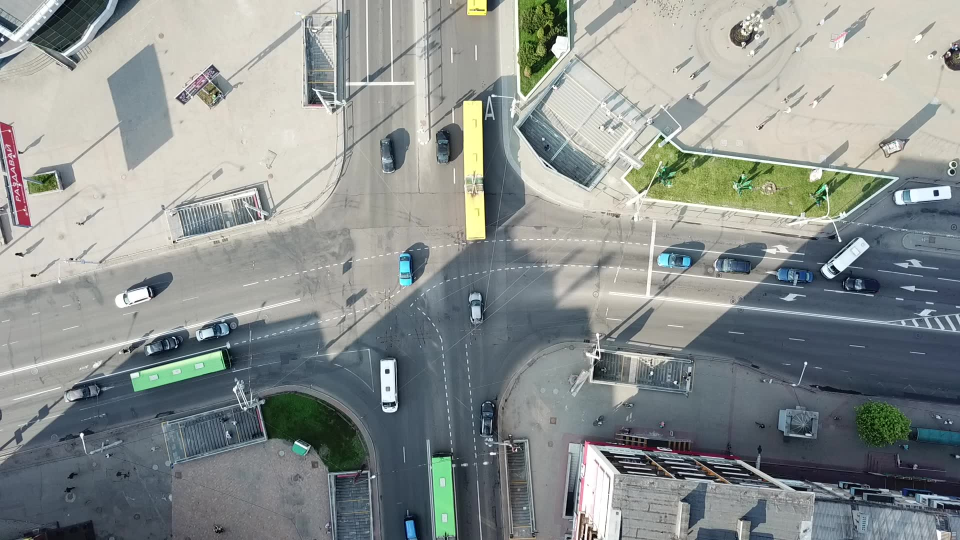
#> input picture verify_location/test/big_pic.jpg, 1920 x 1080 px (shown at 1/2 size)
$ python verify_location.py test/big_pic.jpg test/sub_car.jpg 1.0
#> lines starting #> are read from the running program, lines starting #| are printed output that depends on the picture; after the words box and inside, x2 and y2 are one past the last pixel; in counts of white or black regions, pixels touching at a corner belong together
import cv2
import numpy as np
import sys
from matplotlib import pyplot as plt
import functools


base_photo_path = sys.argv[1]
current_photo_path = sys.argv[2]
ratio = float(sys.argv[3])
debug = True if len(sys.argv) == 5 else False

img = cv2.imread(base_photo_path, 0)
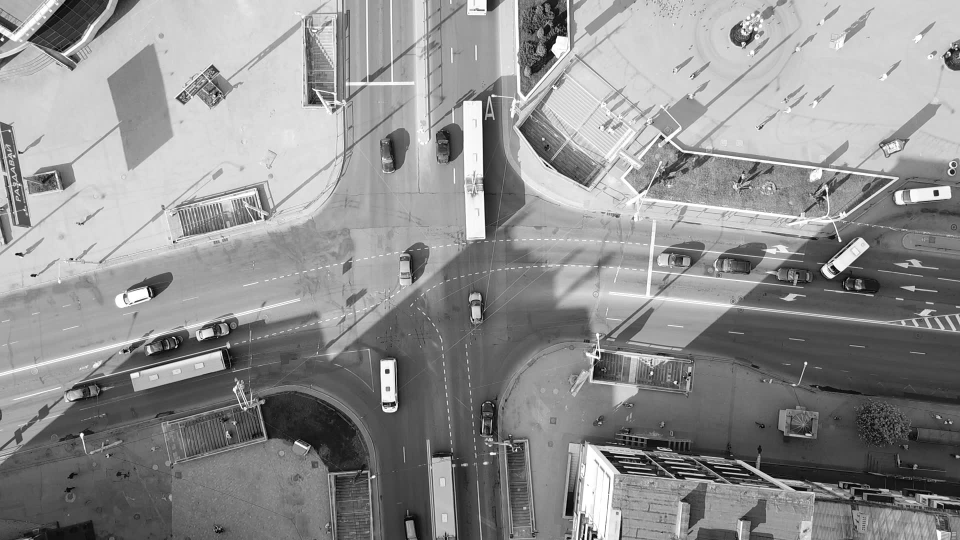
#> img: shape (1080, 1920) (shown at 1/2 size); min 0, max 255, mean 143.5
img2 = img.copy()
template = cv2.imread(current_photo_path, 0)
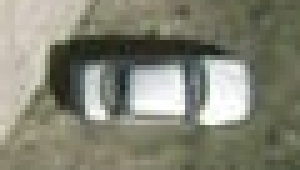
#> input picture verify_location/test/sub_car.jpg, 300 x 170 px
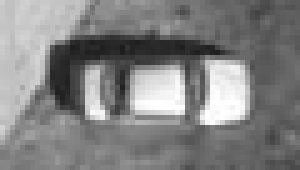
#> template: shape (170, 300); min 26, max 255, mean 129.8
height, width = template.shape
#> height = 170; width = 300
template = cv2.resize(template, (int(width*ratio), int(height*ratio)))

w, h = template.shape[::-1]
#> w = 300; h = 170

# All the 6 methods for comparison in a list
methods = ['cv2.TM_CCOEFF', 'cv2.TM_CCOEFF_NORMED',
           'cv2.TM_CCORR_NORMED', 'cv2.TM_SQDIFF', 'cv2.TM_SQDIFF_NORMED']

locations = []

for meth in methods:
    img = img2.copy()
    method = eval(meth)

    # Apply template Matching
    res = cv2.matchTemplate(img, template, method)
    min_val, max_val, min_loc, max_loc = cv2.minMaxLoc(res)

    # If the method is TM_SQDIFF or TM_SQDIFF_NORMED, take minimum
    if method in [cv2.TM_SQDIFF, cv2.TM_SQDIFF_NORMED]:
        top_left = min_loc
    else:
        top_left = max_loc
    bottom_right = (top_left[0] + w, top_left[1] + h)

    locations.append(((top_left[0]+bottom_right[0])/2,
                      (top_left[1]+bottom_right[1])/2))
#> this loop made 5 passes
#> (min_val, max_val, min_loc, top_left, bottom_right) on passes 1 to 3: (-57337572, 61930056, (966, 239), (200, 641), (500, 811)), (-0.398, 0.384, (975, 424), (200, 642), (500, 812)), (0.766, 0.932, (1600, 863), (344, 469), (644, 639))
#> (min_val, max_val, max_loc, top_left, bottom_right) on passes 4 to 5: (161715200, 558871488, (1061, 33), (400, 907), (700, 1077)), (0.163, 0.902, (1620, 817), (345, 471), (645, 641))
#> pass 1, `res = cv2.matchTemplate(img, template, method)`:
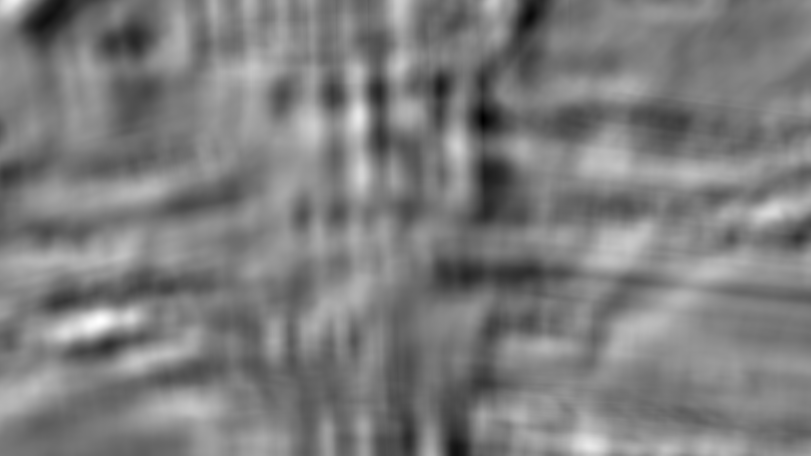
#> res: shape (911, 1621) float32 (shown at 1/2 size); min -57337572, max 61930056, mean 1339692.8; drawn with min black and max white
#> pass 3, `res = cv2.matchTemplate(img, template, method)`:
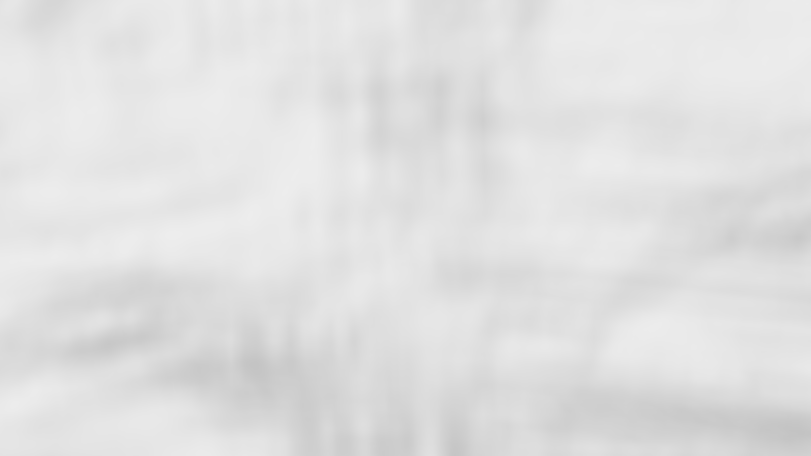
#> res: shape (911, 1621) float32 (shown at 1/2 size); min 0.766, max 0.932, mean 0.883
#> after the loop:
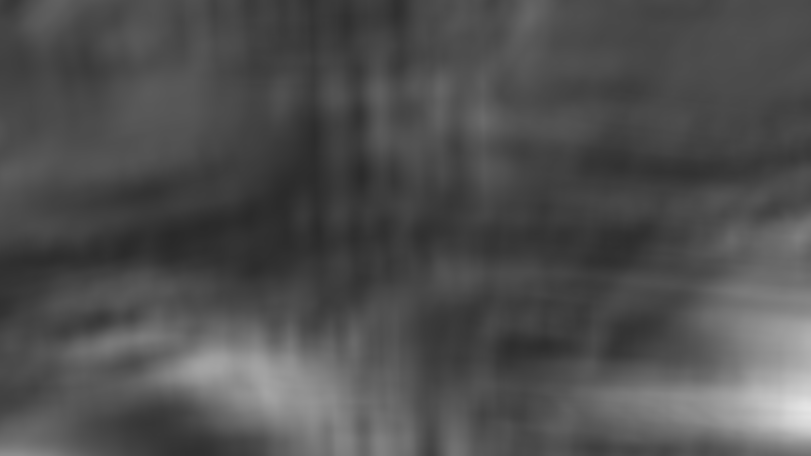
#> res: shape (911, 1621) float32 (shown at 1/2 size); min 0.163, max 0.902, mean 0.311
#> after the loop, locations = [(350, 726), (350, 727), (494, 554), (550, 992), (495, 556)]


def sum(x, y):
    return (x[0]+y[0], x[1]+y[1])


all_sum = functools.reduce(sum, locations)
#> all_sum = (2239, 3555)
location = (int(all_sum[0]/len(locations)), int(all_sum[1]/len(locations)))
#> location = (447, 711)
print(location)
#| (447, 711)
img = cv2.imread(base_photo_path, 1)
#> img is the input picture: shape (1080, 1920, 3); mean B, G, R 143, 145.4, 139.8
cv2.rectangle(img, (location[0]-15, location[1]-15), (location[0]+15, location[1]+15), (255, 0, 0), 30)
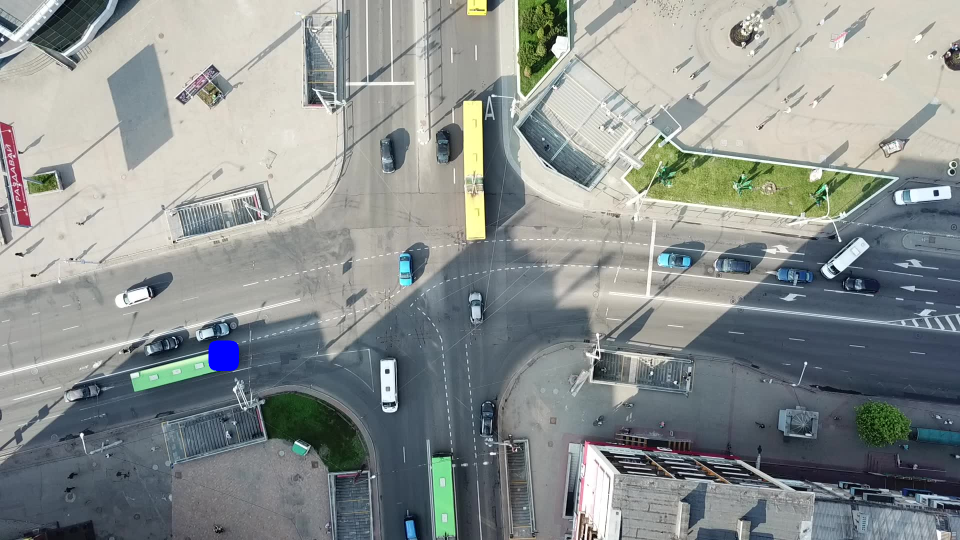
#> img: shape (1080, 1920, 3) (shown at 1/2 size); 0.17% of pixels changed, all inside (x1, y1, x2, y2) = (417, 681, 478, 742)

base_photo_path = sys.argv[1]
base_photo_name = base_photo_path[:base_photo_path.index('.')]
current_photo_path = sys.argv[2]
current_photo_name = current_photo_path[:current_photo_path.index('.')]

cv2.imwrite(f'{base_photo_name}_{current_photo_name}.JPG', img)
